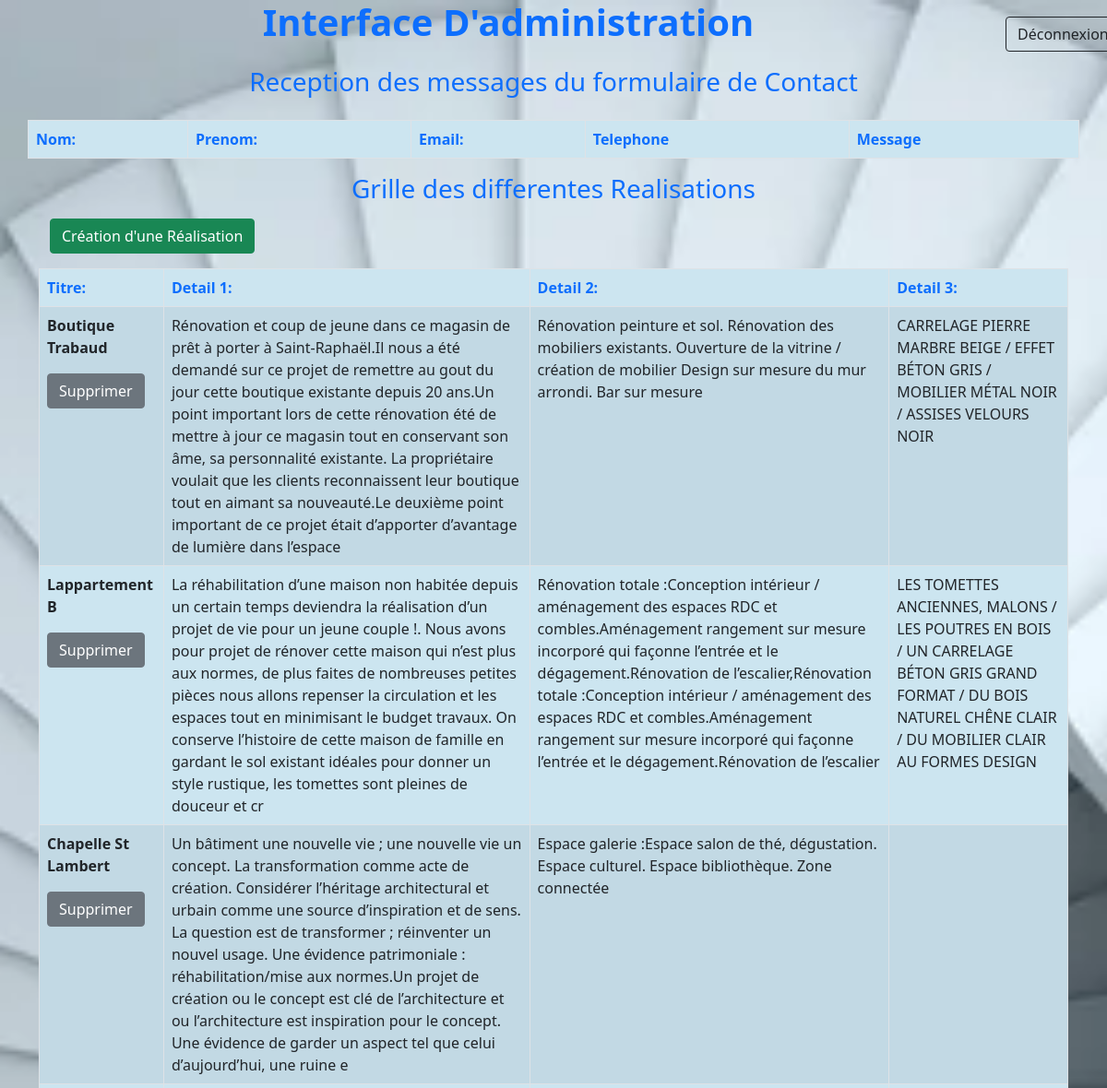
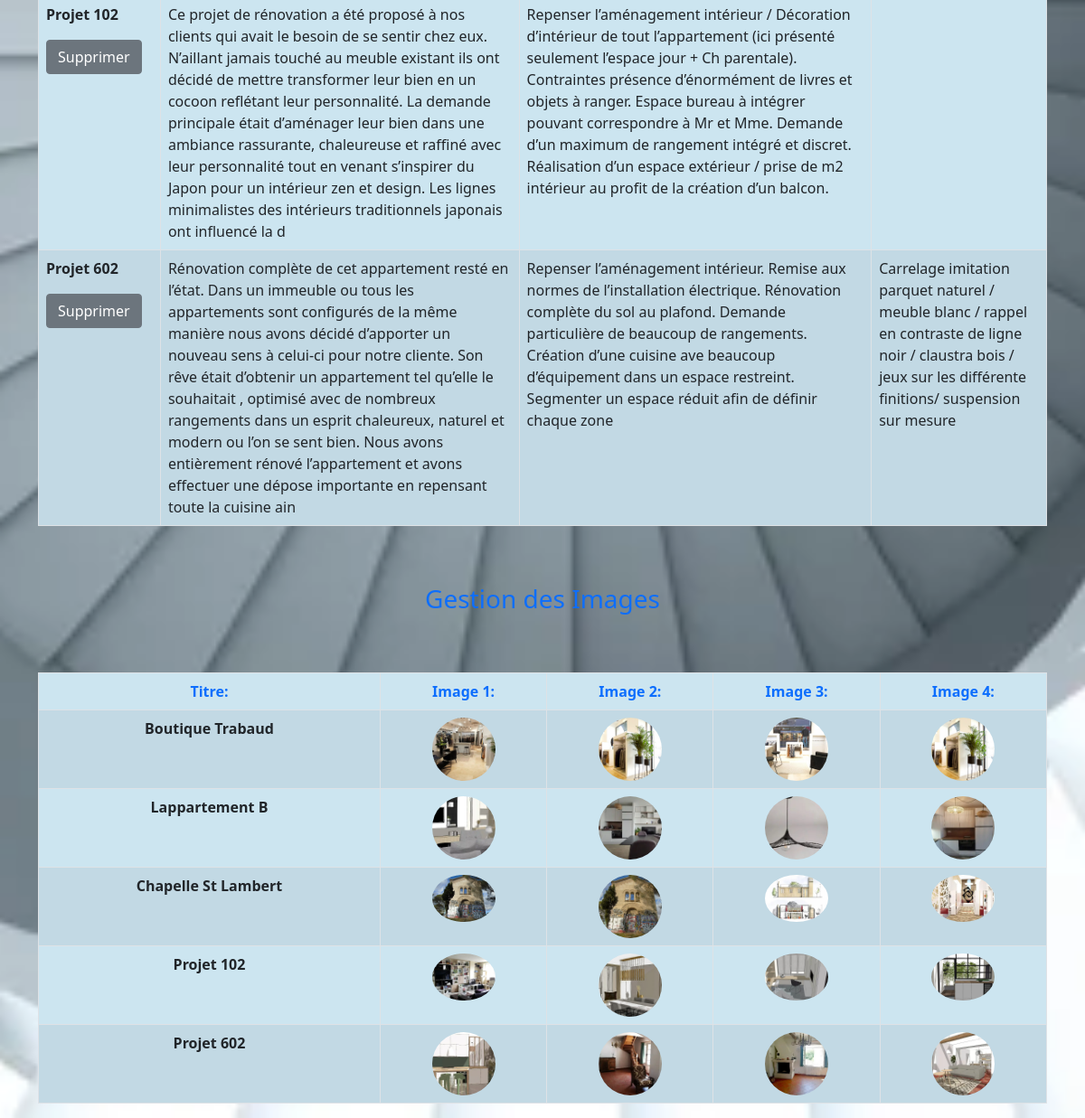
The page /InterfAdminis.php (signed in) on the database its author committed (2 pictures, top to bottom).
### tables this page shows
CREATE TABLE IF NOT EXISTS Picture (
    Id INT NOT NULL PRIMARY KEY AUTO_INCREMENT,
    Image1 VARCHAR(65) NOT NULL,
    Image2 VARCHAR(65) NOT NULL,
    Image3 VARCHAR(65) NOT NULL,
    Image4 VARCHAR(65) NOT NULL,
    Image5 VARCHAR(65),
    Id_Real INT not NULL,
    FOREIGN KEY (Id_Real) REFERENCES Realisation(Id)
);

CREATE Table Realisation(
    id INT NOT NULL PRIMARY KEY AUTO_INCREMENT,
    Titre VARCHAR(65) NOT NULL,
    Detail1 VARCHAR(65) not NULL,
    Detail2 VARCHAR(65),
    Detail3 VARCHAR(65),
    Detail4 VARCHAR(65)
);

### pdo.php (called while the page is built, shortened)
<?php
function getDetailetImage($pdo)
{
    try {
    $query  = $pdo->prepare("SELECT * FROM Realisation  INNER JOIN Picture ON Realisation.id = Id_Real");
    $query->execute();
    $DetailetImage = $query->fetchAll(PDO::FETCH_ASSOC);
    return $DetailetImage;
}
catch (Exception $e){
 echo 'erreur sur les demande de detail des realisations';
}
}

### InterfAdminis.php (the view, shortened to what this page needs)
<?php
require_once './pdo.php';
require_once './top.php';
$details = getDetailetImage($pdo);
if (isset($_SESSION['role']) && $_SESSION['role'] === 'Admin'||$_SESSION['role'] === 'Employe')
{ ?>
<body>
    <header class="container-fluid d-flex flex-row">
        <h1 class="h1 text-center text-primary text-capitalize fw-bold col-11 align-self-center">
        </h1>
        <form action="./logout.php" method="POST" class="align-self-end col-1">
            <button class="btn btn-outline-dark" type="submit">Déconnexion</button>
        </form>
    </header>
    <main>
        <div class="container">
            <div class="row">
                <h3 class="text-center  text-primary  mt-3 mb-4">Reception des messages du formulaire de Contact </h3>
            </div>
            <div class="row">
                <table class="table table-striped table-bordered backgroungarray">
                    <thead class="text-primary">
                        <tr>
                            <th>Nom:</th>
                            <th>Prenom:</th>
                            <th>Email:</th>
                            <th>Telephone</th>
                            <th>Message</th>
                        </tr>
                    </thead>
                </table>
            </div>
        <div class="container">
            <div class="row">
                <h3 class="text-center  text-primary mb-3">Grille des differentes Realisations </h3>
            </div>
            <div class="row">
                <p>
                    <a href="createRealisation.php" class="btn btn-success">Création d'une Réalisation</a>
                </p>
                <table class="table table-striped table-bordered backgroungarray">
                    <thead class="text-primary">
                        <tr>
                            <th>Titre:</th>
                            <th>Detail 1:</th>
                            <th>Detail 2:</th>
                            <th>Detail 3:</th>
                        </tr>
                    </thead>
                    <tbody>
                        <?php
                        foreach ($details as $cle => $Detail) { ?>
                            <tr>
                                <td class="fw-bold"> <?= $Detail['Titre']; ?>
                                    <form action="./deleteRealisation.php?=<?= $Detail['Id_Real']; ?>" method="get">
                                        <button class="btn btn-secondary mt-3" type="submit">Supprimer</button>
                                    </form>
                                </td>
                                <td> <?= $Detail['detail1']; ?> </td>
                                <td> <?= $Detail['detail2']; ?> </td>
                                <td> <?= $Detail['detail3']; ?> </td>
                            </tr>
                        <?php } ?>
                    </tbody>
                </table>
            </div>
            <div class="row mt-5 mb-5">
                <h3 class="text-center  text-primary mb-3">Gestion des Images </h3>
            </div>
            <div class="row">
                <table class="table table-striped table-bordered backgroungarray ">
                    <thead class="text-primary">
                        <tr class="text-center">
                            <th>Titre:</th>
                            <th>Image 1:</th>
                            <th>Image 2:</th>
                            <th>Image 3:</th>
                            <th>Image 4:</th>
                        </tr>
                    </thead>
                    <tbody>
                        <?php
                        foreach ($details as $cle => $Detail) { ?>
                            <tr class="text-center">
                                <td class="fw-bold"> <?= $Detail['Titre']; ?> </td>
                                <td> <img class="image-fluid rounded-circle" width="70px" src="<?= $Detail['Image1']; ?>"></td>
                                <td> <img class="image-fluid rounded-circle" width="70px" src="<?= $Detail['Image2']; ?>"></td>
                                <td> <img class="image-fluid rounded-circle" width="70px" src="<?= $Detail['Image3']; ?>"></td>
                                <td> <img class="image-fluid rounded-circle" width="70px" src="<?= $Detail['Image4']; ?>"></td>
                            </tr>
                        <?php } ?>
                    </tbody>
                </table>
            </div>
        </div>
    </main>
</body>
</html>
<?php  } else {
    header ('location : ./index.php');
}

### css/style.css (style rules this page uses)
html { width: 100%; height: 100%; }
body { background-repeat: no-repeat; background: center url("../asset/escalier.jpeg"); background-size: cover; background-attachment: fixed; display: flex; flex-direction: column; justify-content: space-between; font-size: x-large; box-sizing: border-box; min-height: 100%; }
.backgroungarray { background: #CCE5F0; }

### rows shown on the page
picture: Id_Real.Titre "Boutique Trabaud", Id_Real.detail1 "Rénovation et coup de jeune dans ce magasin de prêt à porter à Saint-Raphaël.Il nous a été demandé sur ce projet de remettre au gout du jour cette boutique existante depuis 20 ans.Un point important lors de cette rénovation été de mettre à jour ce magasin tout en conservant son âme, sa personnalité existante. La propriétaire voulait que les clients reconnaissent leur boutique tout en aimant sa nouveauté.Le deuxième point important de ce projet était d’apporter d’avantage de lumière dans l’espace", Id_Real.detail2 "Rénovation peinture et sol. Rénovation des mobiliers existants. Ouverture de la vitrine / création de mobilier Design sur mesure du mur arrondi. Bar sur mesure", Id_Real.detail3 "CARRELAGE PIERRE MARBRE BEIGE / EFFET BÉTON GRIS / MOBILIER MÉTAL NOIR / ASSISES VELOURS NOIR", Image1 (picture), Image2 (picture), Image3 (picture), Image4 (picture)
picture: Id_Real.Titre "Lappartement B", Id_Real.detail1 "La réhabilitation d’une maison non habitée depuis un certain temps deviendra la réalisation d’un projet de vie pour un jeune couple !. Nous avons pour projet de rénover cette maison qui n’est plus aux normes, de plus faites de nombreuses petites pièces nous allons repenser la circulation et les espaces tout en minimisant le budget travaux. On conserve l’histoire de cette maison de famille en gardant le sol existant idéales pour donner un style rustique, les tomettes sont pleines de douceur et cr", Id_Real.detail2 "Rénovation totale :Conception intérieur / aménagement des espaces RDC et combles.Aménagement rangement sur mesure incorporé qui façonne l’entrée et le dégagement.Rénovation de l’escalier,Rénovation totale :Conception intérieur / aménagement des espaces RDC et combles.Aménagement rangement sur mesure incorporé qui façonne l’entrée et le dégagement.Rénovation de l’escalier", Id_Real.detail3 "LES TOMETTES ANCIENNES, MALONS / LES POUTRES EN BOIS / UN CARRELAGE BÉTON GRIS GRAND FORMAT / DU BOIS NATUREL CHÊNE CLAIR / DU MOBILIER CLAIR AU FORMES DESIGN", Image1 (picture), Image2 (picture), Image3 (picture), Image4 (picture)
picture: Id_Real.Titre "Chapelle St Lambert", Id_Real.detail1 "Un bâtiment une nouvelle vie ; une nouvelle vie un concept. La transformation comme acte de création. Considérer l’héritage architectural et urbain comme une source d’inspiration et de sens. La question est de transformer ; réinventer un nouvel usage. Une évidence patrimoniale : réhabilitation/mise aux normes.Un projet de création ou le concept est clé de l’architecture et ou l’architecture est inspiration pour le concept. Une évidence de garder un aspect tel que celui d’aujourd’hui, une ruine e", Id_Real.detail2 "Espace galerie :Espace salon de thé, dégustation. Espace culturel. Espace bibliothèque. Zone connectée", Image1 (picture), Image2 (picture), Image3 (picture), Image4 (picture)
picture: Id_Real.Titre "Projet 102", Id_Real.detail1 "Ce projet de rénovation a été proposé à nos clients qui avait le besoin de se sentir chez eux. N’aillant jamais touché au meuble existant ils ont décidé de mettre transformer leur bien en un cocoon reflétant leur personnalité. La demande principale était d’aménager leur bien dans une ambiance rassurante, chaleureuse et raffiné avec leur personnalité tout en venant s’inspirer du Japon pour un intérieur zen et design. Les lignes minimalistes des intérieurs traditionnels japonais ont influencé la d", Id_Real.detail2 "Repenser l’aménagement intérieur / Décoration d’intérieur de tout l’appartement (ici présenté seulement l’espace jour + Ch parentale). Contraintes présence d’énormément de livres et objets à ranger. Espace bureau à intégrer pouvant correspondre à Mr et Mme. Demande d’un maximum de rangement intégré et discret. Réalisation d’un espace extérieur / prise de m2 intérieur au profit de la création d’un balcon.", Image1 (picture), Image2 (picture), Image3 (picture), Image4 (picture)
picture: Id_Real.Titre "Projet 602", Id_Real.detail1 "Rénovation complète de cet appartement resté en l’état. Dans un immeuble ou tous les appartements sont configurés de la même manière nous avons décidé d’apporter un nouveau sens à celui-ci pour notre cliente. Son rêve était d’obtenir un appartement tel qu’elle le souhaitait , optimisé avec de nombreux rangements dans un esprit chaleureux, naturel et modern ou l’on se sent bien. Nous avons entièrement rénové l’appartement et avons effectuer une dépose importante en repensant toute la cuisine ain", Id_Real.detail2 "Repenser l’aménagement intérieur. Remise aux normes de l’installation électrique. Rénovation complète du sol au plafond. Demande particulière de beaucoup de rangements. Création d’une cuisine ave beaucoup d’équipement dans un espace restreint. Segmenter un espace réduit afin de définir chaque zone", Id_Real.detail3 "Carrelage imitation parquet naturel / meuble blanc / rappel en contraste de ligne noir / claustra bois / jeux sur les différente finitions/ suspension sur mesure", Image1 (picture), Image2 (picture), Image3 (picture), Image4 (picture)
